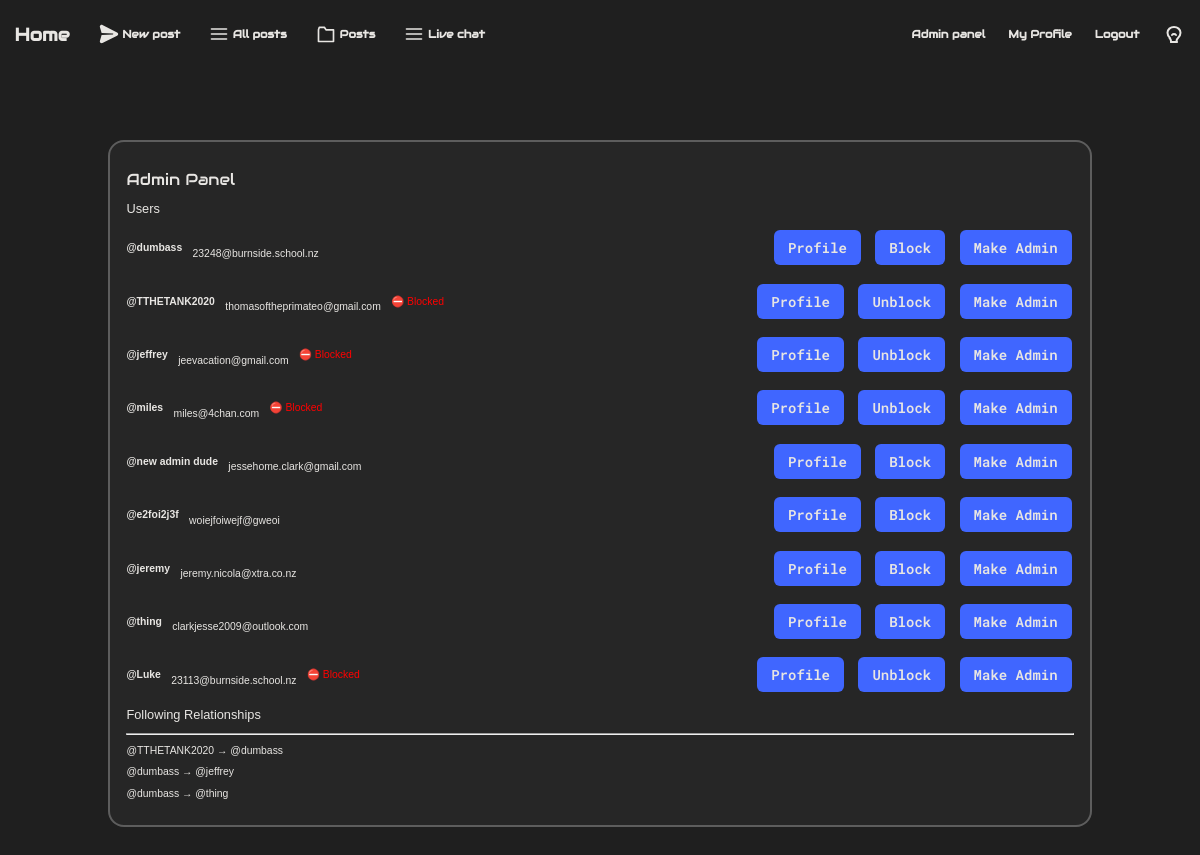
The app's page /admin (signed in), older data.
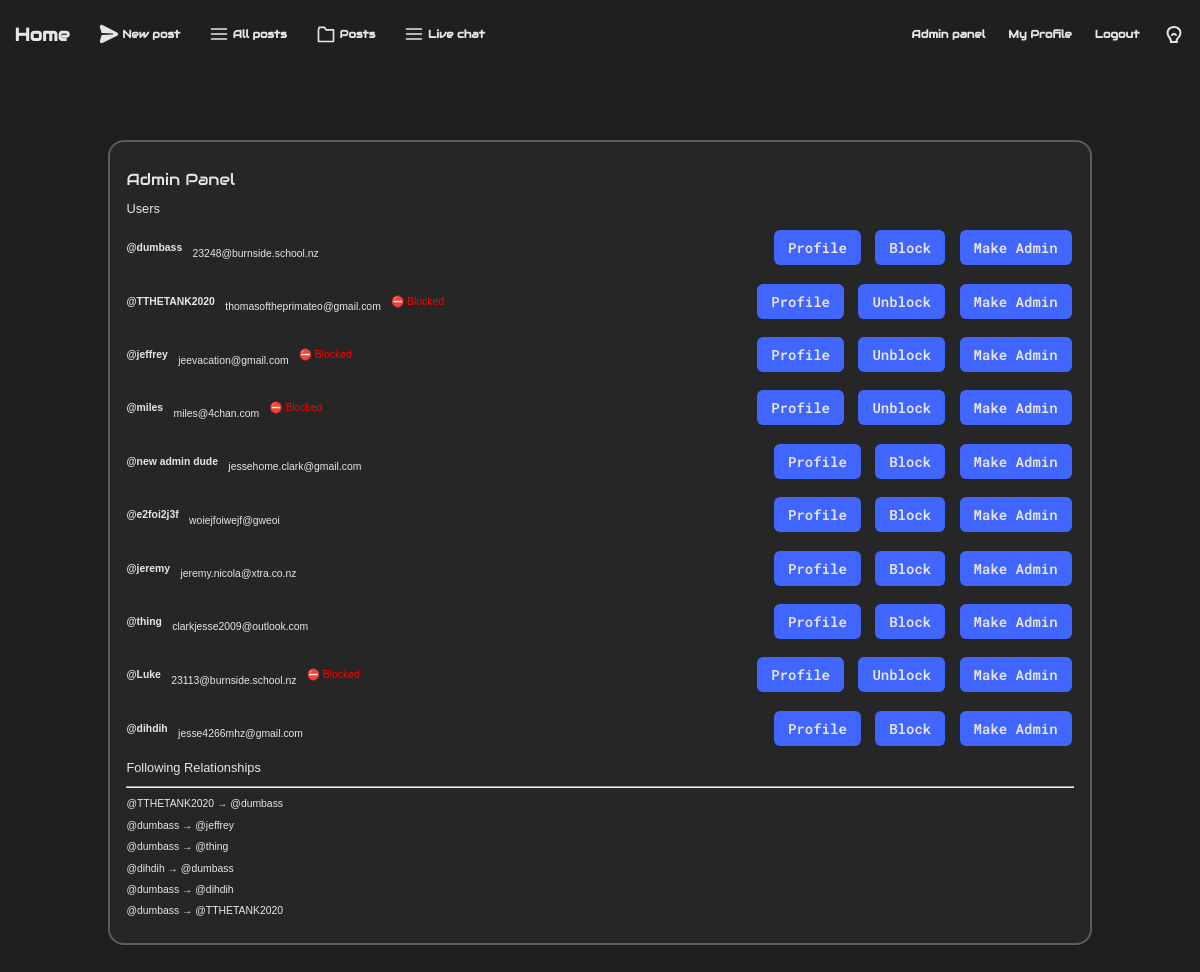
The same page, newer data.
### tables this page shows
CREATE TABLE "users" (
    id INTEGER PRIMARY KEY AUTOINCREMENT,
    "name" TEXT UNIQUE,
    password TEXT
, imageurl TEXT, email TEXT);

### app.py (the view)
@app.route("/admin")
def admin():
    followers_sql = """
        SELECT followed.name AS followed_name,
        follower.name AS follower_name
        FROM following
        JOIN users AS followed ON following.followed_id = followed.id
        JOIN users AS follower ON following.follower_id = follower.id;
    """
    admins_sql = """
        SELECT users.id, users.name, users.email, users.imageurl
        FROM admins
        JOIN users ON admins.userid = users.id
        ORDER BY admins.id DESC;
    """
    users_sql = """
        SELECT users.name, users.email, users.imageurl, users.id
        FROM users;
    """
    blacklist_sql = "SELECT userid FROM blacklist;"
    admins = query_db(admins_sql)
    users = query_db(users_sql)
    followers = query_db(followers_sql)
    blacklist = [row[0] for row in query_db(blacklist_sql)]  # flat list of IDs
    if not any(row[0] == session.get("user_id") for row in admins):
        return redirect(url_for("login", notadmin=True))
    return render_template(
        "admin.html",
        users=users,
        followers=followers,
        admins=admins,
        blacklist=blacklist,
    )

### app.py (called while the page is built)
def get_db():
    db = getattr(g, "_database", None)
    if db is None:
        db = g._database = sqlite3.connect(DATABASE)
    return db

@app.teardown_appcontext
def close_connection(exception):
    db = getattr(g, "_database", None)
    if db is not None:
        db.close()

def query_db(query, args=(), one=False):
    cur = get_db().execute(query, args)
    rv = cur.fetchall()
    cur.close()
    return (rv[0] if rv else None) if one else rv

### templates/admin.html
{% extends "layout.html" %}
{% block body %}
<div class="centered-content">
    <div class="admin-container">
        <h1 class="cat-title">Admin Panel</h1>
        <h2>Users</h2>
        {% for row in users %}
        <p class="admin-users">
            <strong>@{{ row[0] }}</strong><br>
            {{ row[1] }}<br>
            {% if row[3] in blacklist %}
                <span style="color: red;">⛔ Blocked</span>
            {% endif %}
            <button class="admin-users-button" style="margin-left:auto">
                <a href="/userposts/{{ row[0] }}">Profile</a>
            </button>
            <button class="admin-users-button">
                {% if row[3] in blacklist %}
                    <a href="/unblock/{{ row[3] }}">
                        Unblock
                    </a>
                {% else %}
                    <a href="/block/{{ row[3] }}">
                        Block
                    </a>
                {% endif %}
            </button>
            <button class="admin-users-button">
                <a href="/makeadmin/{{ row[3] }}">Make Admin</a>
            </button>
        </p>
        {% endfor %}
        <h2>Following Relationships</h2>
        <hr>
        {% for row in followers %}
        <p>@{{ row[1] }} &#8594; @{{ row[0] }}</p>
        {% endfor %}
    </div>
</div>
{% endblock %}

Row changes from the older to the newer data that the page shows:
now on one of the page's lists (row unchanged): users: name "dihdih", name "dumbass"
now on one of the page's lists (row unchanged): users: name "dumbass", name "TTHETANK2020"
added users: name "dihdih", email "jesse4266mhz@gmail.com", name "dumbass"
